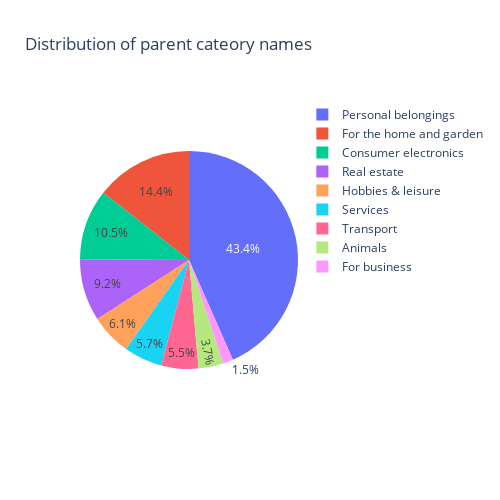

The notebook cell this image was saved under:
### Code cell
temp_series = train_df['parent_category_name_en'].value_counts()
labels = (np.array(temp_series.index))
sizes = (np.array((temp_series / temp_series.sum())*100))

trace = go.Pie(labels=labels, values=sizes)
layout = go.Layout(
    title=' Distribution of parent cateory names',
    width=500,
    height=500,
)
data = [trace]
fig = go.Figure(data=data, layout=layout)
py.iplot(fig, filename="parentcategory")

### Figure 1 — Plotly figure (JSON) as saved in the notebook; plotly's stock layout.template omitted (floating-point values rounded to 4 significant figures)
{"data": [{"labels": ["Personal belongings", "For the home and garden", "Consumer electronics", "Real estate", "Hobbies & leisure", "Services", "Transport", "Animals", "For business"], "type": "pie", "values": [43.4, 14.4, 10.5, 9.2, 6.1, 5.7, 5.5, 3.7, 1.5]}], "layout": {"height": 500, "title": {"text": " Distribution of parent cateory names"}, "width": 500}}
